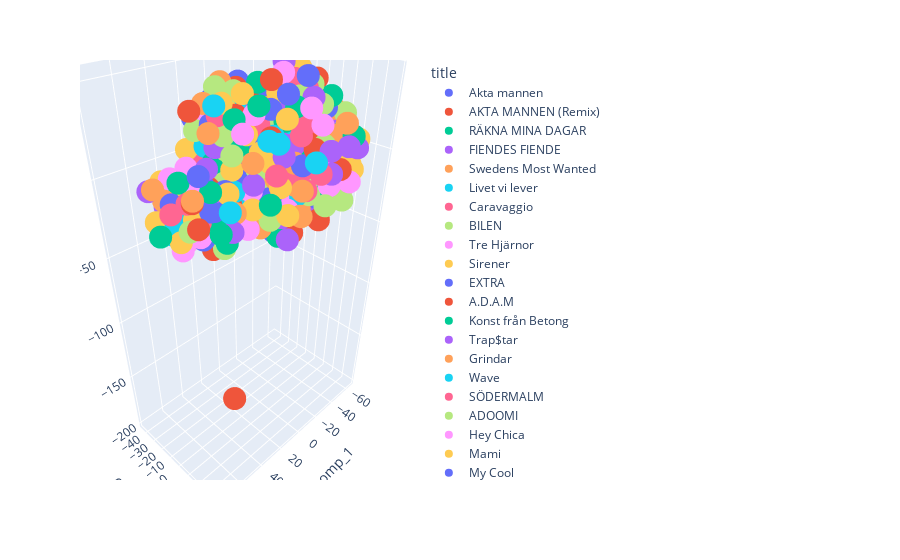

Write notebook code for a chart like this one.
### Code cell
from matplotlib import pyplot as plt
import plotly.express as px

fig = px.scatter_3d(df, x='comp_1', y='comp_2', z='comp_3',
                    color=df.index)

fig.show()
